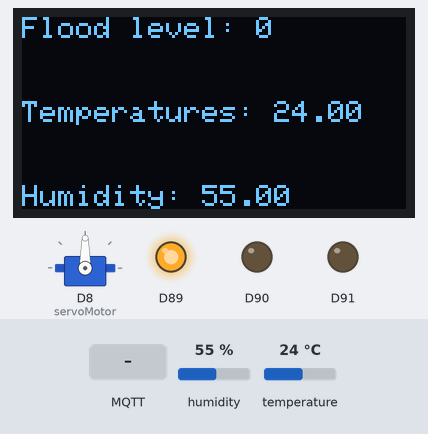
The sketch below on a simulated Arduino MKR. Parts: servo, 128×64 one-colour display, output pins drawn as LEDs (lit = HIGH). The inputs (shaded band) are chosen by the test bench; at power-on: humidity 55 %, temperature 24 °C. WiFi joins after 1.5 s; servers stay silent unless stated; no MQTT or app messages arrive unless stated; pins used as bus, display or sensor lines are not drawn; what the sketch prints to the serial monitor is not drawn.

Above: at 2.7 s.
2.8 s: humidity set to 22 %
At 4.3 s:
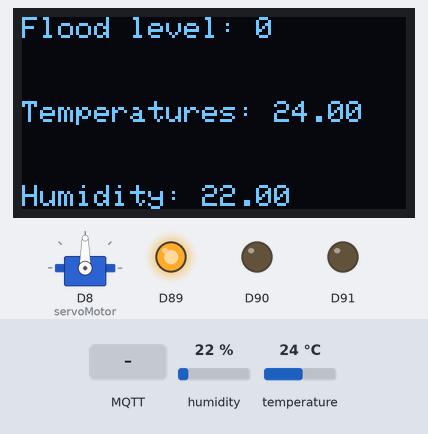
5.1 s: MQTT message "1" arrives on the first subscribed topic
7.5 s: temperature set to 12 °C
At 9.0 s:
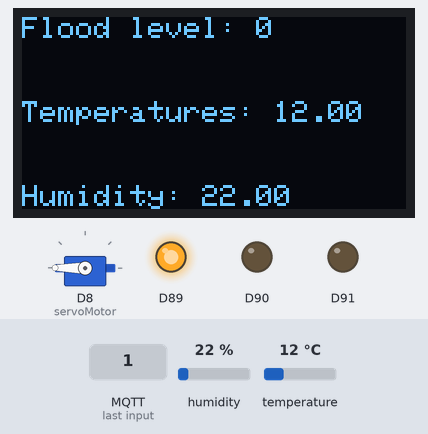
9.3 s: humidity set to 40 %
At 10.7 s:
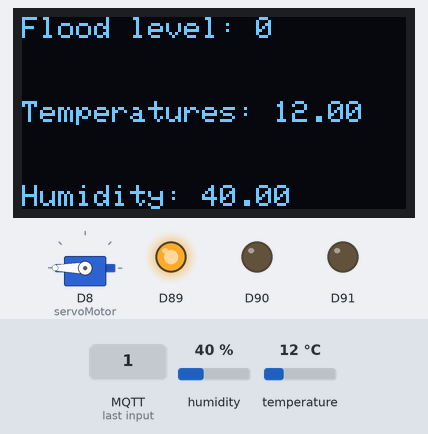
12.9 s: temperature set to 19 °C
At 20.4 s:
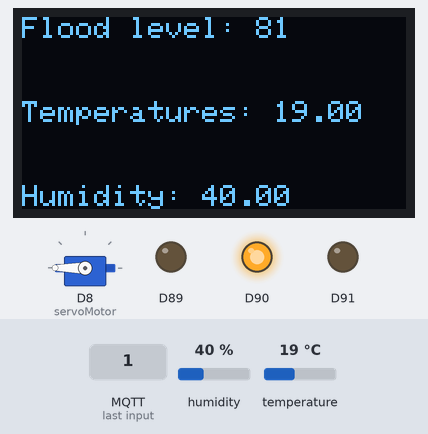
Timing chart, 0 to 21.5 s (numbered marks = the images above; inputs shaded):
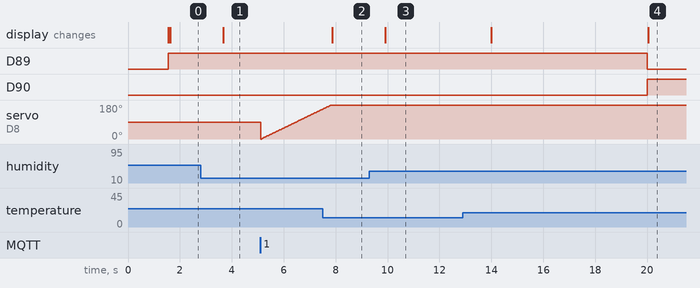

Measured:
- after the input at 2.8 s, the display: changes after 0.87 s (image 1)
- after the input at 7.5 s, the display: changes after 0.38 s (image 2)
- after the input at 9.3 s, the display: changes after 0.62 s (image 3)
- after the input at 12.9 s, the display: first changes after 1.1 s (image 4 shows a later state)

The sketch:

IronGateBassementDevice.ino
```cpp
#include "includes.h"
#include "secrets.h"
#include "defines.h"

WiFiClient net;
MQTTClient client;
Servo servoMotor;
DHT dht(DHTPIN, DHTTYPE);
Adafruit_SSD1306 display(SCREEN_WIDTH, SCREEN_HEIGHT, &Wire, OLED_RESET);

//Millis variables
unsigned long lastMillis = 0;
unsigned long waterSensorMillis = 0;

//Servo variables
int pos = 0;

//Water level variables
int level = 0;
int lastWaterLevel = level;

void connect()
{
  Serial.print(String("checking for wifi " + String(SECRET_SSID) + "..."));
  while (WiFi.status() != WL_CONNECTED) {
    //Set the RGB to red
    WiFiDrv::analogWrite(26, 255);
    Serial.print(".");
    delay(1000);
    WiFiDrv::analogWrite(26, 0);
    delay(1000);
  }

  Serial.print("\nconnecting to ");
  Serial.print(SECRET_hostName);
  Serial.print("...");
  while (!client.connect(SECRET_clientID, SECRET_username, SECRET_password)) {
    //Set the RGB to yellow
    WiFiDrv::analogWrite(25, 255);
    WiFiDrv::analogWrite(26, 255);
    Serial.print(".");
    delay(1000);
    WiFiDrv::analogWrite(25, 0);
    WiFiDrv::analogWrite(26, 0);
    delay(1000);
  }

  Serial.println("\nconnected!");

  //Set the RGB to green
  WiFiDrv::analogWrite(25, 255);

  client.subscribe("Home/Basement/Window");
  // client.unsubscribe("");
}

void messageReceived(String &topic, String &payload)
{
  Serial.println("\nIncoming: " + topic + " - " + payload);

  if (payload == "1" && pos != 180) {
    for (pos = 0; pos <= 180; pos += 1) {
      servoMotor.write(pos);
      delay(15);
    }
  }
  else if (payload == "0" && pos != 0) {
  for (pos = 180; pos >= 0; pos -= 1) {
      servoMotor.write(pos);
      delay(15);
    }
  }
}

//Send messages
void sendMessage(String restTopic , String payload, bool retained = false, int qos = 0)
{
  String fullTopic = String("Home/Basement/" + restTopic);
  client.publish(fullTopic, payload, retained, qos);

  Serial.println(String("Data send - " + payload));
  Serial.println(String("Topic - " + fullTopic));
}

//Update OLED display
void updateOLED()
{
  display.clearDisplay();
  display.setCursor(0,0);
  display.print(String("Flood level: " + String(level)));
  display.setCursor(0,28);
  display.print(String("Temperatures: " + String(dht.readTemperature())));
  display.setCursor(0,56);
  display.print(String("Humidity: " + String(dht.readHumidity())));
  display.display();
}

//Checks the water level
void checkWaterLevel()
{
  digitalWrite(POWER_PIN, HIGH);
  delay(10);
  int value = analogRead(SIGNAL_PIN);
  digitalWrite(POWER_PIN, LOW);

  level = map(value, SENSOR_MIN, SENSOR_MAX, 0, 4);

  //Checks the water level and notify the broker
  if(level < 1) {
    WiFiDrv::analogWrite(25, 255);
    WiFiDrv::analogWrite(26, 0);
  }
  else if (level <= 3) {
    WiFiDrv::analogWrite(25, 255);
    WiFiDrv::analogWrite(26, 255);
  }
  else if (level >= 4) {
    WiFiDrv::analogWrite(25, 0);
    WiFiDrv::analogWrite(26, 255);
  }

  if (lastWaterLevel != level) {
    lastWaterLevel = level;
    sendMessage("WaterLevel", String(level), true, 1);
  }
}

//Checks the Humidity and Temperatures
void checkTempsAndHumi()
{
  int t = dht.readTemperature();
  int h = dht.readHumidity();

  sendMessage("Temp", String(t), true);
  sendMessage("Humid", String(h), true);
}

void setup() {
  Serial.begin(115200);

  //Wifi settings
  WiFi.begin(SECRET_SSID, SECRET_PASS);

  //LED pins
  WiFiDrv::pinMode(25, OUTPUT); //Green
  WiFiDrv::pinMode(26, OUTPUT); //Red
  WiFiDrv::pinMode(27, OUTPUT); //Blue

  //Servo pin
  servoMotor.attach(8);

  //Client settings
  client.begin(SECRET_hostName, net);
  client.onMessage(messageReceived);

  //Diplay setting
  display.setTextSize(1);
  display.setTextColor(WHITE);

  pinMode(POWER_PIN, OUTPUT);
  dht.begin();
  connect();

  if(!display.begin(SSD1306_SWITCHCAPVCC, 0x3C))
	{
		Serial.println(F("SSD1306 allocation failed"));
		for(;;);
	}
}

void loop()
{
  //Client
  client.loop();
  if (!client.connected()) {
    connect();
  }

  //Water level sensor
  if(millis() - waterSensorMillis > 20000) {
    waterSensorMillis = millis();
    checkWaterLevel();
  }

  //DHT11 sensor
  if (millis() - lastMillis > 1800000) {
    lastMillis = millis();
    checkTempsAndHumi();
  }

  //Updates the OLED
  updateOLED();
}
```

defines.h
```cpp
//DHT11 sensor
#define DHTPIN 7
#define DHTTYPE DHT11

//Water level sensor
#define POWER_PIN  1
#define SIGNAL_PIN A1
#define SENSOR_MIN 0
#define SENSOR_MAX 25

//OLED display
#define SCREEN_WIDTH 128
#define SCREEN_HEIGHT 64
#define OLED_RESET 4
```

includes.h
```cpp
#include <WiFiNINA.h>
#include <utility/wifi_drv.h>
#include <MQTT.h>
#include <Adafruit_Sensor.h>
#include <DHT.h>
#include <Servo.h>
#include <Adafruit_SSD1306.h>
```

secrets.h
```cpp
//Wifi
#define SECRET_SSID "SibirienAP"
#define SECRET_PASS "Siberia51244"

//MQTT
#define SECRET_hostName "10.135.16.65"
#define SECRET_clientID "Basement"
#define SECRET_username "IronGate"
#define SECRET_password "Qjc2WZFw"
```
